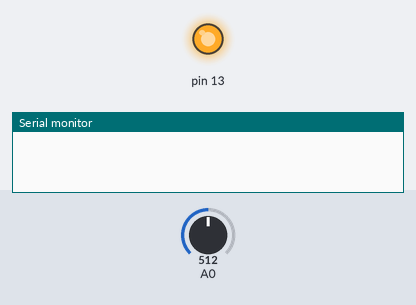
A sketch run on a simulated Arduino Uno, built with avr-gcc and run on an emulated ATmega328P. Parts: output pins drawn as LEDs (lit = HIGH), the last lines printed to the serial monitor. The test bench sets the inputs (shaded band); at power-on: A0 = 512.

Above: at 0.1 s.
At 1.1 s:
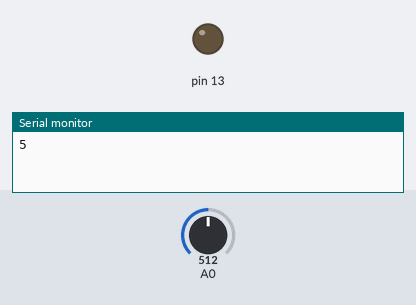
Timing chart, 0 to 2.6 s (numbered marks = the images above):
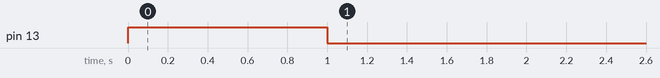

Measured:
- by itself, pin 13: HIGH → LOW at 1.0 s

The sketch:

analog2max_Filter.ino
```cpp
/*

 Simple Arduino2Max that uses mapping and redundance filtering
 speed : 9600

 */

int newVal, oldVal;

void setup() {
  Serial.begin(9600);
  pinMode (13, OUTPUT);
  digitalWrite (13, HIGH);
  delay (1000);
}

void loop() {

  digitalWrite (13, LOW);

  while (1){

    newVal = map(analogRead(A0), 0, 1023, 1, 10);
    if (newVal != oldVal)
    {
      Serial.println(newVal);
      oldVal = newVal;
    }

    delay(10);

  }
}
```
